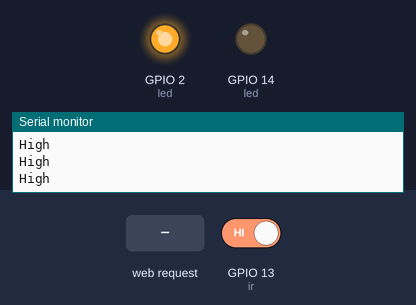
A program run on a simulated ESP32. Parts: output pins drawn as LEDs (lit = HIGH), the last lines printed to the serial monitor. Inputs (shaded band) come from the test bench; at power-on: GPIO 13 (ir) HIGH. WiFi joins after 1.5 s; servers stay silent unless stated.

Above: at 2.7 s.
2.8 s: GPIO 13 (ir) driven LOW
At 3.3 s:
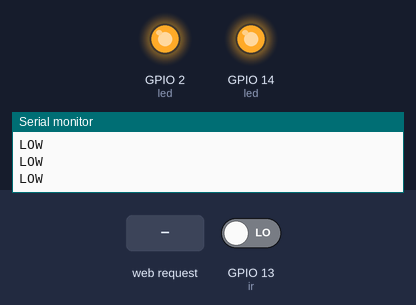
4.3 s: HTTP request GET /save?led=1 received
At 4.6 s:
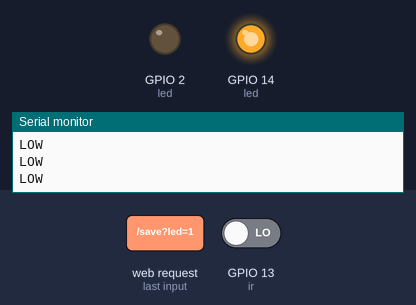
5.8 s: GPIO 13 (ir) driven HIGH
At 7.0 s:
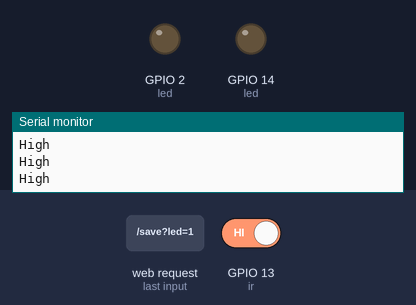
8.8 s: HTTP request GET /save?led=0 received
At 9.5 s:
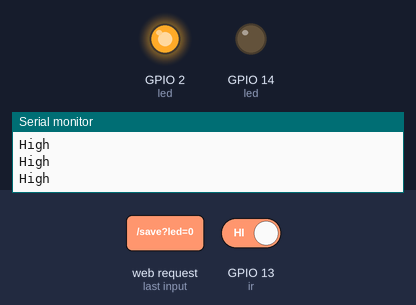
Timing chart, 0 to 11.3 s (numbered marks = the images above; inputs shaded):
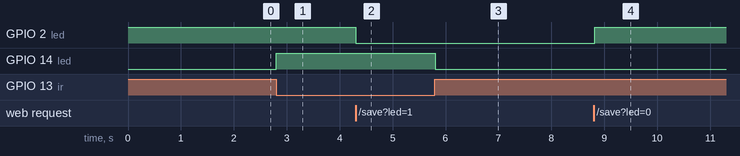

Measured:
- after the input at 2.8 s, GPIO 14 (led): LOW → HIGH at once
- after the input at 4.3 s, GPIO 2 (led): HIGH → LOW at once
- after the input at 5.8 s, GPIO 14 (led): HIGH → LOW at once
- after the input at 8.8 s, GPIO 2 (led): LOW → HIGH at once

The program:

main.cpp
```cpp
#include "main.h"

WebServer server(80);

const char* ssid = "dyrdom";
const char* password = "0990371234";

char htmlResponse[3000];
int ir = 13;
int led = 14;

void handleRoot()
{
  snprintf ( htmlResponse, 3000,
  "<!DOCTYPE html>\
  <html lang=\"en\">\
    <head>\
      <meta charset=\"utf-8\">\
      <meta name=\"viewport\" content=\"width=device-width, initial-scale=1\">\
    </head>\
    <body>\
      <h1>LED</h1>\
      <div>\
      <button id=\"led_button_on\">Turn on LED</button><button id=\"led_button_off\">Turn off LED</button>\
      </div>\
      <script src=\"https://ajax.googleapis.com/ajax/libs/jquery/1.11.3/jquery.min.js\"></script>\
      <script>\
        $('#led_button_off').click(function(e){\
          e.preventDefault();\
          var led=1;\
          $.get('/save?led=' + led, function(data){\
            console.log(data);\
          });\
        });\
        $('#led_button_on').click(function(e){\
          e.preventDefault();\
          var led=2;\
          $.get('/save?led=' + led, function(data){\
            console.log(data);\
          });\
        });\
      </script>\
    </body>\
  </html>");
  server.send ( 200, "text/html", htmlResponse );
  Serial.println("HANDLING ROOT");
}

void handleSave()
{
  //Serial.println(server.args());
  if (server.args()==1){
    if (server.arg("led").toInt()==1){
      digitalWrite(LED_BUILTIN, LOW);
      Serial.println("Changing LED state to OFF");
    }
    else{
      digitalWrite(LED_BUILTIN, HIGH);
      Serial.println("Changing LED state to ON");
    }
  }
}

void setup()
{
 pinMode(LED_BUILTIN, OUTPUT);
  digitalWrite(LED_BUILTIN, HIGH);
  Serial.begin(115200);
  Serial.println();
  Serial.println();
  Serial.print("Connecting to ");
  Serial.println(ssid);
  WiFi.begin(ssid, password);
  while (WiFi.status() != WL_CONNECTED)
  {
    delay(500);
    Serial.print(".");
  }
  Serial.println("");
  Serial.println("WiFi connected");
  Serial.println("IP address: ");
  Serial.println(WiFi.localIP());
  server.on ( "/", handleRoot );
  server.on ("/save", handleSave);
  server.begin();
  Serial.println ( "HTTP server started" );


  pinMode(ir, INPUT);
          pinMode(led, OUTPUT);
          Serial.begin(115200);
}

void loop()
{
  server.handleClient();

  int irvalue=digitalRead(ir);
      if(irvalue==LOW)
      {
      Serial.println("LOW");
            digitalWrite(led,HIGH);
      }
      else
      {
        Serial.println("High");
            digitalWrite(led,LOW);
      }
      delay(100);
}
```

main.h
```cpp
#include <WiFi.h>
#include <WiFiClient.h>
#include <WebServer.h>
void handleRoot();
void handleSave();
```
